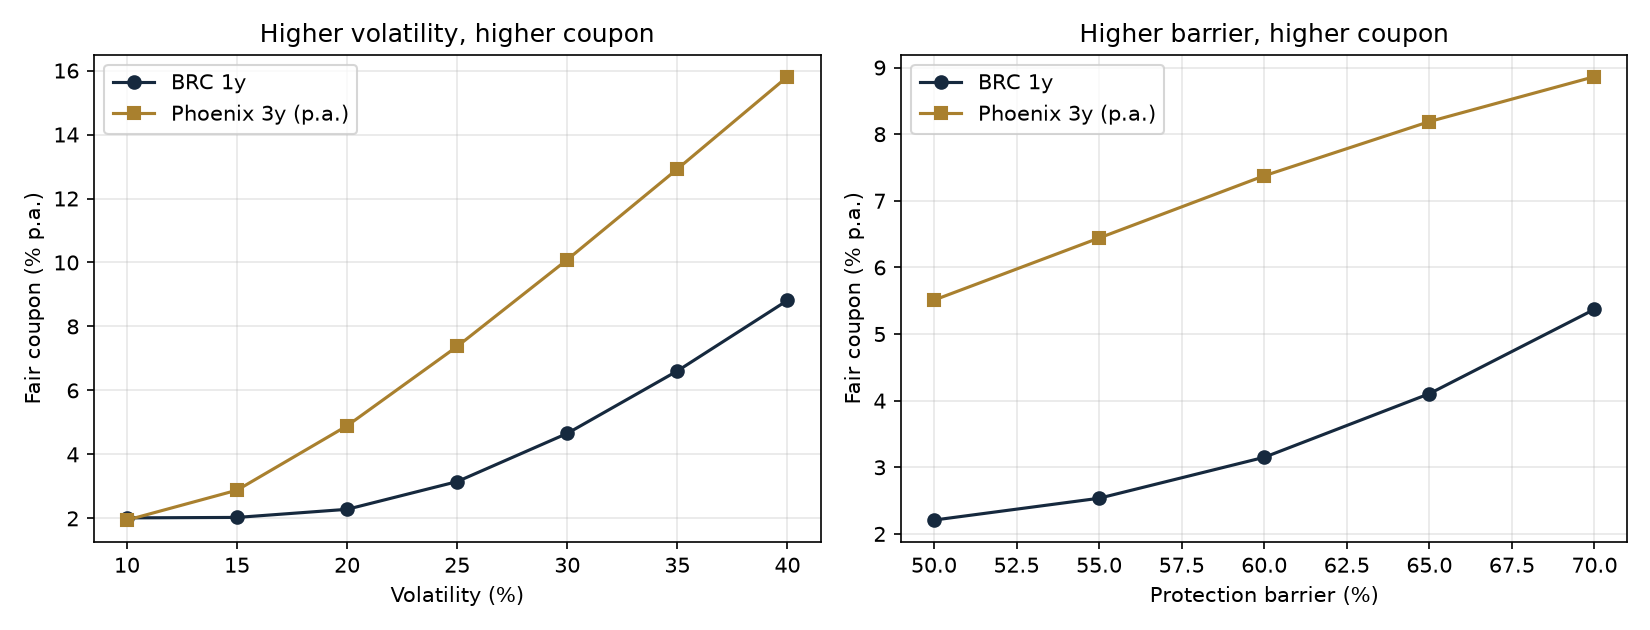

Recreate this plot in Python.
"""Fair coupon sensitivities: volatility and barrier level, for the BRC and the Phoenix."""
import matplotlib.pyplot as plt
import numpy as np

from pricer.analytics import brc_price
from pricer.engine import mc_estimate
from pricer.paths import simulate_gbm
from pricer.products import phoenix_pv
from pricer.solver import fair_coupon

S0, R, Q, TARGET = 100.0, 0.03, 0.02, 99.0
TIMES = np.linspace(0.25, 3.0, 12)
VOLS = [0.10, 0.15, 0.20, 0.25, 0.30, 0.35, 0.40]
BARRIERS = [0.50, 0.55, 0.60, 0.65, 0.70]


def brc_coupon(sigma, barrier):
    """Closed form, barrier observed at maturity: exact and instant."""
    return fair_coupon(lambda c: brc_price(S0, barrier, c, R, Q, sigma, 1.0), TARGET)


def phoenix_coupon(sigma, protection, n_paths=100_000):
    """Monte Carlo, coupon per annum (4 quarterly coupons)."""
    perf = simulate_gbm(S0, R, Q, sigma, 3.0, 12, n_paths, seed=8)[:, 1:] / S0
    price = lambda c: mc_estimate(phoenix_pv(perf, TIMES, R, c, protection_barrier=protection))["price"]
    return 4 * fair_coupon(price, TARGET)


vol_brc = [brc_coupon(s, 0.60) for s in VOLS]
vol_phx = [phoenix_coupon(s, 0.60) for s in VOLS]
bar_brc = [brc_coupon(0.25, b) for b in BARRIERS]
bar_phx = [phoenix_coupon(0.25, b) for b in BARRIERS]

print(f"{'Vol':>6} {'BRC coupon':>11} {'Phoenix p.a.':>13}")
for s, b, p in zip(VOLS, vol_brc, vol_phx):
    print(f"{s:>6.0%} {b:>11.2%} {p:>13.2%}")
print(f"\n{'Barrier':>8} {'BRC coupon':>11} {'Phoenix p.a.':>13}   (protection barrier, vol 25%)")
for x, b, p in zip(BARRIERS, bar_brc, bar_phx):
    print(f"{x:>8.0%} {b:>11.2%} {p:>13.2%}")

fig, axes = plt.subplots(1, 2, figsize=(11, 4.2))
for ax, x, brc, phx, label in [
    (axes[0], VOLS, vol_brc, vol_phx, "Volatility"),
    (axes[1], BARRIERS, bar_brc, bar_phx, "Protection barrier"),
]:
    ax.plot([v * 100 for v in x], [c * 100 for c in brc], "o-", color="#16293E", label="BRC 1y")
    ax.plot([v * 100 for v in x], [c * 100 for c in phx], "s-", color="#A9802E", label="Phoenix 3y (p.a.)")
    ax.set_xlabel(label + " (%)")
    ax.set_ylabel("Fair coupon (% p.a.)")
    ax.grid(alpha=0.3)
    ax.legend()
axes[0].set_title("Higher volatility, higher coupon")
axes[1].set_title("Higher barrier, higher coupon")
fig.tight_layout()
fig.savefig("examples/sensitivities.png", dpi=150)
print("\nSaved examples/sensitivities.png")
